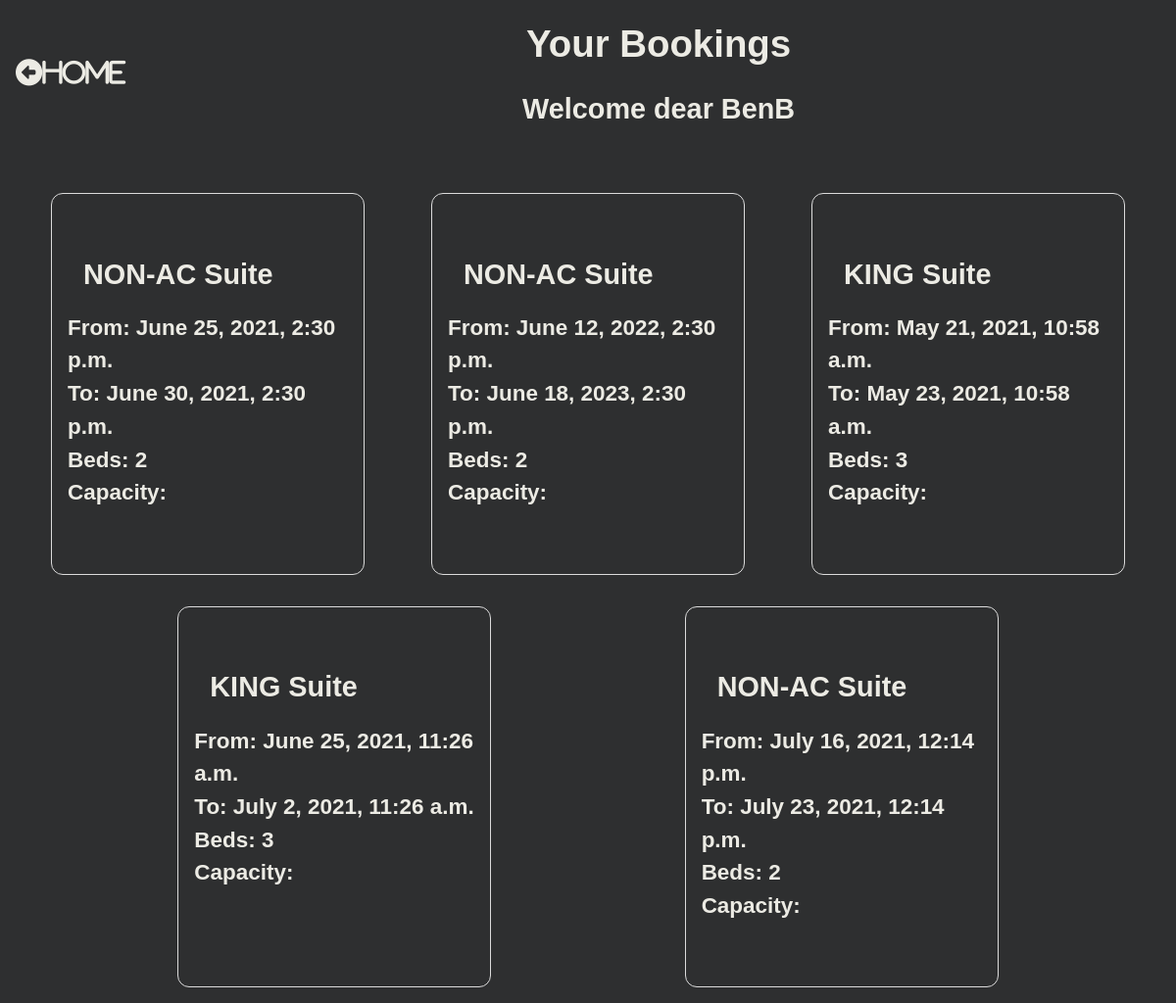
Page /booking/ (signed in) on the committed database.
### main/models.py (models this page shows, shortened)
class Booking(models.Model):
    user = models.ForeignKey(settings.AUTH_USER_MODEL, on_delete=models.CASCADE)
    room = ForeignKey(Room, on_delete=models.CASCADE)
    check_in = models.DateTimeField()
    check_out = models.DateTimeField()
    def get_room_catagory(self):
        room_catagories = dict(self.room.Room_Catagories)
        room_catagory = room_catagories.get(self.room.catagory)
        return room_catagory
    def get_cancel_booking_url(self):
        return reverse_lazy('CancelBookingView', args=[self.pk])

class Room(models.Model):
    Room_Catagories=(
        ('YAC', 'AC'),
        ('NAC', 'NON-AC'),
        ('DEL', 'DELUXE'),
        ('KIN', 'KING'),
        ('QUE', 'QUEEN'),
    )
    number = models.IntegerField()
    catagory = models.CharField(max_length=3, choices=Room_Catagories)
    beds = models.IntegerField()
    capasity = models.IntegerField()

### main/views.py (the view)
# urls.py: path('booking/', BookingList.as_view(), name='booking'),
class BookingList(LoginRequiredMixin, ListView):
    model = Booking
    def get_queryset(self, *args, **kwargs):
        if self.request.user.is_staff:
            booking_list = Booking.objects.all()
            return booking_list
        else:
            booking_list = Booking.objects.filter(user=self.request.user)
            return booking_list

### main/templates/main/booking_list.html (shortened to what this page needs)
{% load static %}
<!DOCTYPE html>
<html lang="en">
<head>
    <link rel="stylesheet" href="{% static 'main/booking_list_view.css' %}">
</head>
<body>
    <div class="content">
        <div class="header">
            <div class="headings">
                <h1>Your Bookings</h1>
                <h2>Welcome dear {{user}}</h2>
            </div>
            <div class="home">
                <div class="home">
                    <a href="{% url 'rooms' %}"><i class="fas fa-arrow-alt-circle-left">Home</i></a>
                </div>
            </div>
        </div>
        <div class="bookings">
            {% for booking in booking_list %}
            <div class="booking">
                <div class="category">
                    <h2>{{booking.get_room_catagory}} Suite</h2>
                </div>
                <div class="from">
                    <h3>From: {{booking.check_in}}</h3>
                </div>
                <div class="to">
                    <h3>To: {{booking.check_out}}</h3>
                </div>
                <div class="beds">
                    <h3>Beds: {{booking.room.beds}}</h3>
                </div>
                <div class="capacity">
                    <h3>Capacity: {{booking.room.capacity}}</h3>
                </div>
                <div class="cancel"><a href="{{booking.get_cancel_booking_url}}" class="invisible"></a></div>
            </div>
            {% endfor %}
        </div>
</body>
</html>

### main/static/main/booking_list_view.css (style rules this page uses)
* { padding:0; margin:0; box-sizing: border-box; }
body { font-family: sans-serif; background-color: rgb(46, 47, 48); color: rgb(236, 235, 228); line-height: 1.5; font-size: 1.2rem; text-align: center; }
.content { display: flex; flex-direction: column; }
.header { flex: 1; display: flex; flex-flow: row-reverse wrap; justify-content: space-evenly; align-items: center; }
.headings { flex:1.5; }
.home { flex:0.1; }
.bookings { margin-top: 2rem; flex:1; display: flex; flex-direction: row; flex-wrap: wrap; justify-content: space-evenly; }
.booking { flex:1; max-width:20vw; min-width: 20rem; text-align: left; border: 1px solid #dbdbdb; padding:1rem; border-radius: 0.75rem; margin:1rem; }
a i { margin: 1rem; color:rgb(236, 235, 228); text-decoration: none; }
.home a i { font-size: 1.7rem; }
h1,h2 { margin:1rem; }

### rows in the picture
Booking: get_room_catagory "NON-AC", check_in "June 25, 2021, 2:30 p.m.", check_out "June 30, 2021, 2:30 p.m.", room.beds "2"
Booking: get_room_catagory "NON-AC", check_in "June 12, 2022, 2:30 p.m.", check_out "June 18, 2023, 2:30 p.m.", room.beds "2"
Booking: get_room_catagory "KING", check_in "May 21, 2021, 10:58 a.m.", check_out "May 23, 2021, 10:58 a.m.", room.beds "3"
Booking: get_room_catagory "KING", check_in "June 25, 2021, 11:26 a.m.", check_out "July 2, 2021, 11:26 a.m.", room.beds "3"
Booking: get_room_catagory "NON-AC", check_in "July 16, 2021, 12:14 p.m.", check_out "July 23, 2021, 12:14 p.m.", room.beds "2"

### other values in the picture
{{ user }} "BenB"
